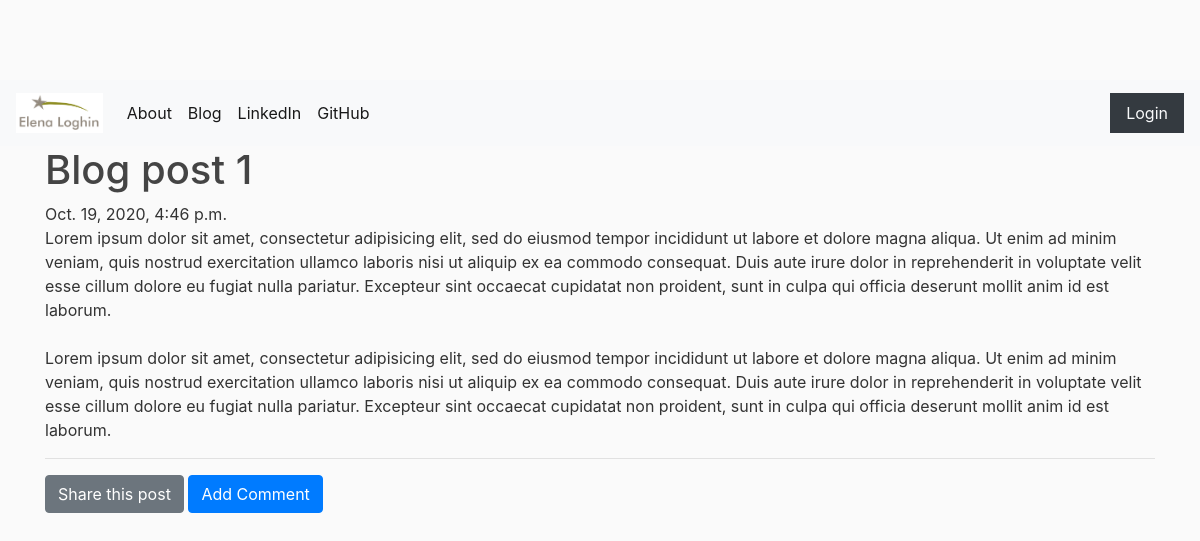
The app's page /post/blog-post-1/ with its own data.
### blog/models.py (models this page shows, shortened)
class Post(models.Model):
    STATUS_CHOICES = (
        ('draft', 'Draft'),
        ('published', 'Published'),
    )
    title = models.CharField(max_length = 200)
    slug = models.SlugField(null=False, max_length = 250, unique_for_date='published_date')
    author = models.ForeignKey(User, on_delete=models.CASCADE, related_name='blog_posts')
    text = models.TextField()
    published_date = models.DateTimeField(default=timezone.now)
    created_date = models.DateTimeField(auto_now_add=True)
    updated_date = models.DateTimeField(auto_now=True)
    status = models.CharField(max_length=10, choices=STATUS_CHOICES, default='draft')
    objects = models.Manager() # The default manager.
    published = PublishedManager() # Our custom manager.
    class Meta:
        ordering = ('-published_date',)

### blog/views.py (the view)
# urls.py: path('post/<slug:slug>/', views.PostDetailView.as_view(), name="blog_post_detail"),
class PostDetailView(DetailView):
    model = Post
    def get_object(self, queryset=None):
        return get_object_or_404(Post, slug=self.kwargs['slug'] )

### blog/templates/blog/post_detail.html (shortened to what this page needs)
{% extends 'blog/base.html'%}
{% block content %}
  <h1 class="posttitle">{{post.title}}</h1>
  {% if post.published_date %}
      {{post.published_date}}
  {% else %}
      <a class="btn btn-success" href="{% url 'blog_post_publish' post.pk %}">Publish</a>
  {% endif %}
  <p class='postcontent'>{{ post.text|safe|linebreaksbr}}</p>
  <hr>
  <a class="btn btn-primary btn-secondary" href="{% url "blog_post_share" post.pk %}">Share this post</a>
  <a class="btn btn-primary btn-primary" href="{% url 'blog_add_comment_to_post' post.pk %}">Add Comment</a>
  <div class="container">
    {% for comment in post.comments.all %}
      <br>
      {% empty %}
          <li>For the moment, no unicorn was interested to post a comment. You can be the first to do it!</li>
    {% endfor %}
  </div>
{% endblock %}

### blog/static/css/blog.css (style rules this page uses)
body { background: #fafafa; color: #333333; margin-top: 5rem; }
h1, h2, h3, h4, h5, h6 { color: #444444; }

### records on screen
Post: title "Blog post 1", published_date "Oct. 19, 2020, 4:46 p.m.", text "Lorem ipsum dolor sit amet, consectetur adipisicing elit, sed do eiusmod tempor incididunt ut labore et dolore magna aliqua. Ut enim ad minim veniam, quis nostrud exercitation ullamco laboris nisi ut aliquip ex ea commodo consequat. Duis aute irure dolor in reprehenderit in voluptate velit esse cillum dolore eu fugiat nulla pariatur. Excepteur sint occaecat cupidatat non proident, sunt in culpa qui officia deserunt mollit anim id est laborum. Lorem ipsum dolor sit amet, consectetur adipisicing elit, sed do eiusmod tempor incididunt ut labore et dolore magna aliqua. Ut enim ad minim veniam, quis nostrud exercitation ullamco laboris nisi ut aliquip ex ea commodo consequat. Duis aute irure…"
